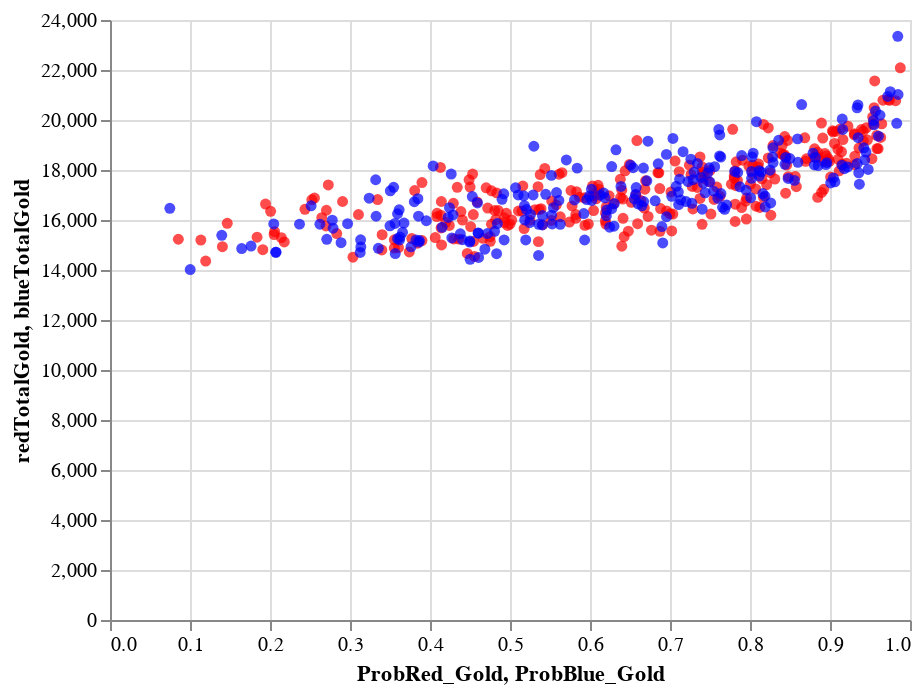

The cell this chart's notebook holds for it:
### Markdown cell above
After setting up `df2` I attempt to graph and fail because of the maximum limit of 5000 inputs in `altair` graphs. So accordingly, I took a random sample of `df2` (`df2sample`) and split it up depending on the true winner of the match. I did this so I could plot them separately, then I could combine them afterwards for proper coloration of the true winner. 

I chose a sample size of only 500, because although 500/9789 is barely 5%, adding over 1000 in the sample creates a messy graph (a lot of points will overlap).

### Code cell
df2sample=df2.sample(500, random_state=36)
df2sampleRed_sub=df2sample[df2sample['whoWins']=='Red Wins']
df2sampleBlue_sub=df2sample[df2sample['whoWins']=='Blue Wins']

c1=alt.Chart(df2sampleRed_sub).mark_circle(color='red').encode(
    x='ProbRed_Gold:Q',
    y='redTotalGold:Q',
    tooltip=['ProbRed_Gold','redTotalGold','blueTotalGold','whoWins']
)

c2=alt.Chart(df2sampleBlue_sub).mark_circle(color='blue').encode(
    x='ProbBlue_Gold:Q',
    y='blueTotalGold:Q',
    tooltip=['ProbBlue_Gold','redTotalGold','blueTotalGold','whoWins']
)
c1+c2

### Figure 1 — Vega-Lite specification as saved in the notebook (floating-point values rounded to 4 significant figures; data arrays with more than 128 entries replaced by an {"elided": "..."} marker saying what was removed)
{"config": {"view": {"continuousWidth": 400, "continuousHeight": 300}}, "layer": [{"data": {"name": "data-f0c5b7407bd61f8bffea2be5862ce7c6"}, "mark": {"type": "circle", "color": "red"}, "encoding": {"tooltip": [{"field": "ProbRed_Gold", "type": "quantitative"}, {"field": "redTotalGold", "type": "quantitative"}, {"field": "blueTotalGold", "type": "quantitative"}, {"field": "whoWins", "type": "nominal"}], "x": {"field": "ProbRed_Gold", "type": "quantitative"}, "y": {"field": "redTotalGold", "type": "quantitative"}}}, {"data": {"name": "data-2a2dd41a1ef3c6f00c148a6ff48fd0b6"}, "mark": {"type": "circle", "color": "blue"}, "encoding": {"tooltip": [{"field": "ProbBlue_Gold", "type": "quantitative"}, {"field": "redTotalGold", "type": "quantitative"}, {"field": "blueTotalGold", "type": "quantitative"}, {"field": "whoWins", "type": "nominal"}], "x": {"field": "ProbBlue_Gold", "type": "quantitative"}, "y": {"field": "blueTotalGold", "type": "quantitative"}}}], "$schema": "https://vega.github.io/schema/vega-lite/v4.17.0.json", "datasets": {"data-f0c5b7407bd61f8bffea2be5862ce7c6": {"elided": "273 records"}, "data-2a2dd41a1ef3c6f00c148a6ff48fd0b6": {"elided": "227 records"}}}
